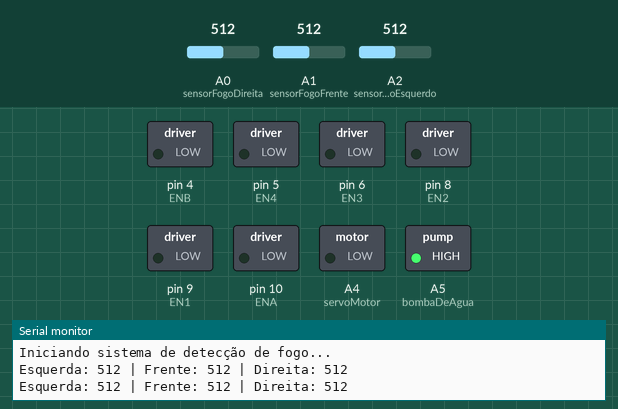
Bench run of a sketch on a simulated Arduino Uno, built with avr-gcc and run on an emulated ATmega328P. Shown: switched loads named in the sketch (green lamp = pin HIGH), the last lines printed to the serial monitor. The inputs (shaded band) are chosen by the test bench; at power-on: A1 (sensorFogoFrente) = 512, A2 (sensorFogoEsquerdo) = 512, A0 (sensorFogoDireita) = 512.

Above: at 3.9 s.
4.0 s: A1 (sensorFogoFrente) set to 261
At 6.17 s:
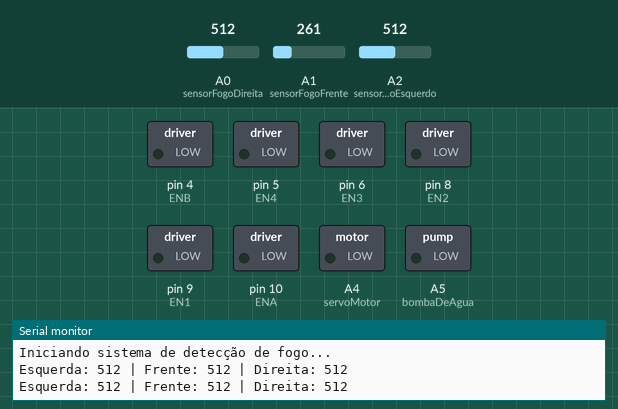
10.8 s: A1 (sensorFogoFrente) set to 238
At 13.7 s:
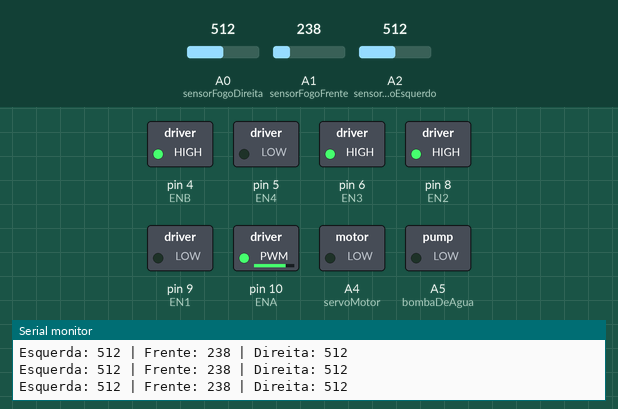
14.8 s: A2 (sensorFogoEsquerdo) set to 259
22.7 s: A2 (sensorFogoEsquerdo) set to 232
At 23.2 s:
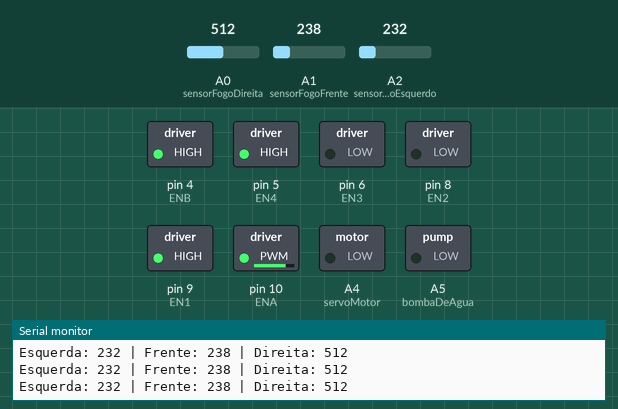
26.7 s: A0 (sensorFogoDireita) set to 268
34.6 s: A0 (sensorFogoDireita) set to 234
At 35.8 s:
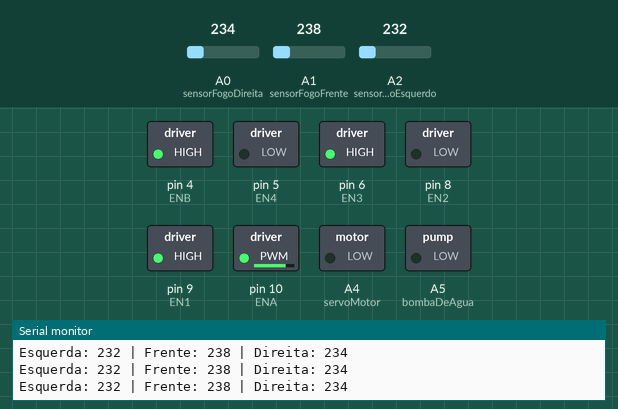
Timing chart, 0 to 37.6 s (numbered marks = the images above; inputs shaded):
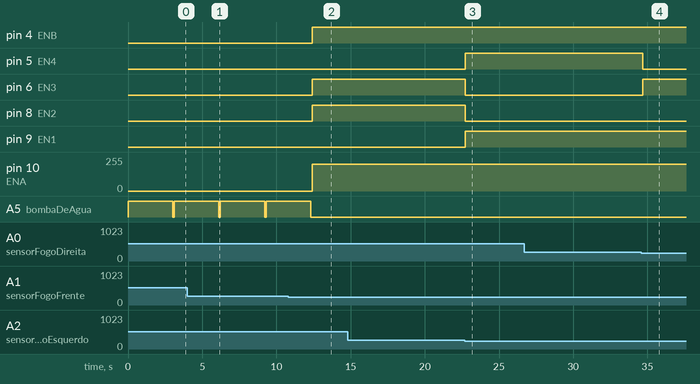

Measured:
- the behaviour switches between 250 and 249 on A1 (sensorFogoFrente) (found by bisection; images 1 and 2)
- the behaviour switches between 250 and 249 on A2 (sensorFogoEsquerdo) (found by bisection; images 2 and 3)
- the behaviour switches between 250 and 249 on A0 (sensorFogoDireita) (found by bisection; images 3 and 4)
- after the input at 10.8 s, pin 4 (ENB), pin 6 (EN3), pin 8 (EN2): LOW → HIGH after 1.6 s; pin 10 (ENA): 0/255 → 200/255 after 1.6 s; A5 (bombaDeAgua): goes on until 12.3 s, then stays LOW
- after the input at 22.7 s, pin 5 (EN4), pin 9 (EN1): LOW → HIGH at once; pin 6 (EN3), pin 8 (EN2): HIGH → LOW at once
- after the input at 34.6 s, pin 5 (EN4): HIGH → LOW after 0.07 s; pin 6 (EN3): LOW → HIGH after 0.07 s
- by itself, A5 (bombaDeAgua): alternates HIGH for 3.0 s and LOW for 0.10 s

The sketch:

projetoCarrinho.ino
```cpp
// === DEFINIÇÃO DE PINOS ===

// Sensores de fogo
#define sensorFogoEsquerdo A2
#define sensorFogoFrente A1
#define sensorFogoDireita A0

// Bomba e servo motor
#define bombaDeAgua A5
#define servoMotor A4

// Ponte H (motores)
#define ENA 10
#define EN1 9
#define EN2 8
#define EN3 6
#define EN4 5
#define ENB 4

// === VARIÁVEIS ===
int valorSensorEsquerdo;

int valorSensorFrente;
int valorSensorDireito;

// === CONFIGURAÇÃO INICIAL ===
void setup() {
  Serial.begin(9600);

  // Sensores
  pinMode(sensorFogoEsquerdo, INPUT);
  pinMode(sensorFogoFrente, INPUT);
  pinMode(sensorFogoDireita, INPUT);

  // Motores
  pinMode(EN1, OUTPUT);
  pinMode(EN2, OUTPUT);
  pinMode(EN3, OUTPUT);
  pinMode(EN4, OUTPUT);
  pinMode(ENA, OUTPUT);
  pinMode(ENB, OUTPUT);

  // Bomba e servo
  pinMode(bombaDeAgua, OUTPUT);
  pinMode(servoMotor, OUTPUT);

  Serial.println("Iniciando sistema de detecção de fogo...");
}

// === LOOP PRINCIPAL ===
void loop() {
  valorSensorEsquerdo = analogRead(sensorFogoEsquerdo);
  valorSensorFrente = analogRead(sensorFogoFrente);
  valorSensorDireito = analogRead(sensorFogoDireita);

  Serial.print("Esquerda: ");
  Serial.print(valorSensorEsquerdo);
  Serial.print(" | Frente: ");
  Serial.print(valorSensorFrente);
  Serial.print(" | Direita: ");
  Serial.println(valorSensorDireito);

  // === LÓGICA DE MOVIMENTO ===
  if (valorSensorFrente >= 250) {
    // Fogo na frente
    parar();
    digitalWrite(bombaDeAgua, HIGH); // liga a bomba
    delay(3000);                     // joga água por 3 segundos
    digitalWrite(bombaDeAgua, LOW);  // desliga a bomba
  }
  else if (valorSensorEsquerdo >= 250) {
    esquerda(); // vira pra esquerda
  }
  else if (valorSensorDireito >= 250) {
    direita();  // vira pra direita
  }
  else {
    andar();    // segue em frente
  }

  delay(100);
}

// === FUNÇÕES DE MOVIMENTO ===

// Andar pra frente
void andar() {
  digitalWrite(EN1, HIGH);
  digitalWrite(EN2, LOW);
  digitalWrite(EN3, HIGH);
  digitalWrite(EN4, LOW);
  analogWrite(ENA, 200);
  analogWrite(ENB, 200);
}

// Parar
void parar() {
  digitalWrite(EN1, LOW);
  digitalWrite(EN2, LOW);
  digitalWrite(EN3, LOW);
  digitalWrite(EN4, LOW);
  analogWrite(ENA, 0);
  analogWrite(ENB, 0);
}

// Virar à direita
void direita() {
  digitalWrite(EN1, HIGH);
  digitalWrite(EN2, LOW);
  digitalWrite(EN3, LOW);
  digitalWrite(EN4, HIGH);
  analogWrite(ENA, 200);
  analogWrite(ENB, 200);
}

// Virar à esquerda
void esquerda() {
  digitalWrite(EN1, LOW);
  digitalWrite(EN2, HIGH);
  digitalWrite(EN3, HIGH);
  digitalWrite(EN4, LOW);
  analogWrite(ENA, 200);
  analogWrite(ENB, 200);
}
```
